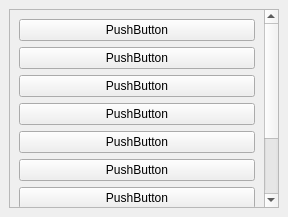
<?xml version="1.0" encoding="UTF-8"?>
<ui version="4.0">
 <class>MainWindow</class>
 <widget class="QMainWindow" name="MainWindow">
  <property name="geometry">
   <rect>
    <x>0</x>
    <y>0</y>
    <width>288</width>
    <height>217</height>
   </rect>
  </property>
  <property name="windowTitle">
   <string>MainWindow</string>
  </property>
  <widget class="QWidget" name="centralwidget">
   <layout class="QVBoxLayout" name="verticalLayout_3">
    <item>
     <widget class="QScrollArea" name="scrollArea">
      <property name="widgetResizable">
       <bool>true</bool>
      </property>
      <widget class="QWidget" name="scrollAreaWidgetContents">
       <property name="geometry">
        <rect>
         <x>0</x>
         <y>0</y>
         <width>252</width>
         <height>378</height>
        </rect>
       </property>
       <layout class="QVBoxLayout" name="verticalLayout_2">
        <item>
         <layout class="QVBoxLayout" name="verticalLayout">
          <item>
           <widget class="QPushButton" name="pushButton">
            <property name="text">
             <string>PushButton</string>
            </property>
           </widget>
          </item>
          <item>
           <widget class="QPushButton" name="pushButton_2">
            <property name="text">
             <string>PushButton</string>
            </property>
           </widget>
          </item>
          <item>
           <widget class="QPushButton" name="pushButton_3">
            <property name="text">
             <string>PushButton</string>
            </property>
           </widget>
          </item>
          <item>
           <widget class="QPushButton" name="pushButton_5">
            <property name="text">
             <string>PushButton</string>
            </property>
           </widget>
          </item>
          <item>
           <widget class="QPushButton" name="pushButton_10">
            <property name="text">
             <string>PushButton</string>
            </property>
           </widget>
          </item>
          <item>
           <widget class="QPushButton" name="pushButton_9">
            <property name="text">
             <string>PushButton</string>
            </property>
           </widget>
          </item>
          <item>
           <widget class="QPushButton" name="pushButton_8">
            <property name="text">
             <string>PushButton</string>
            </property>
           </widget>
          </item>
          <item>
           <widget class="QPushButton" name="pushButton_7">
            <property name="text">
             <string>PushButton</string>
            </property>
           </widget>
          </item>
          <item>
           <widget class="QPushButton" name="pushButton_6">
            <property name="text">
             <string>PushButton</string>
            </property>
           </widget>
          </item>
          <item>
           <widget class="QPushButton" name="pushButton_4">
            <property name="text">
             <string>PushButton</string>
            </property>
           </widget>
          </item>
         </layout>
        </item>
       </layout>
      </widget>
     </widget>
    </item>
   </layout>
  </widget>
 </widget>
 <resources/>
 <connections/>
</ui>
